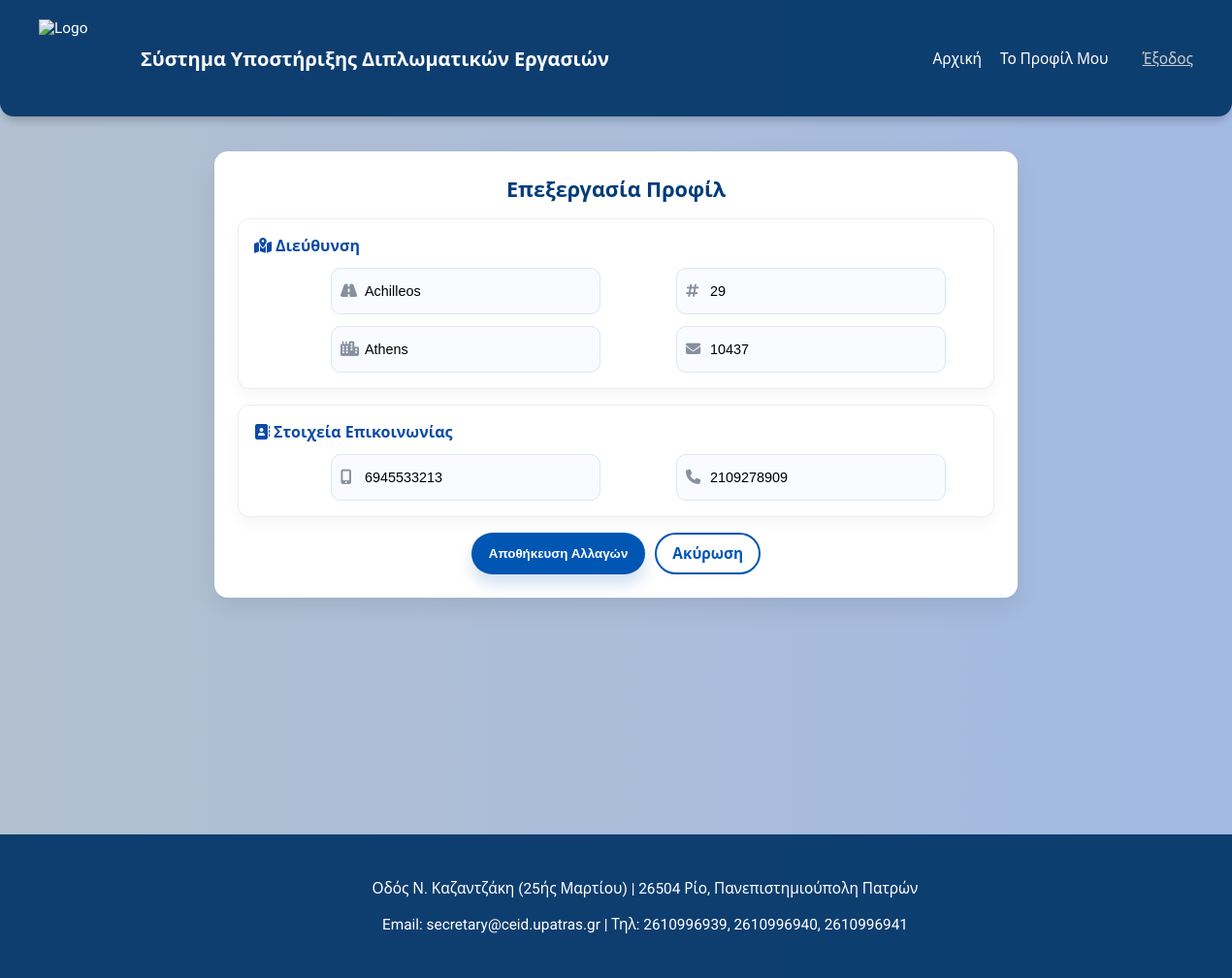
The page /students/profile_edit.php (signed in) on the database its author committed.
### tables this page shows
CREATE TABLE `students` (
  `student_id` int(11) NOT NULL,
  `name` varchar(50) NOT NULL,
  `surname` varchar(50) NOT NULL,
  `student_number` varchar(50) NOT NULL,
  `street` varchar(100) DEFAULT NULL,
  `number` varchar(10) DEFAULT NULL,
  `city` varchar(50) DEFAULT NULL,
  `postcode` varchar(20) DEFAULT NULL,
  `father_name` varchar(50) DEFAULT NULL,
  `landline_telephone` varchar(15) DEFAULT NULL,
  `mobile_telephone` varchar(15) DEFAULT NULL
);

### students/profile_edit.php (the view, shortened to what this page needs)
<?php
$email = $_SESSION['email'];
$servername = "localhost";
$username_db = "root";
$password_db = "";
$dbname = "vasst";
$conn = new mysqli($servername, $username_db, $password_db, $dbname);
$sql = "SELECT user_type, user_id FROM users WHERE email = ?";
$stmt = $conn->prepare($sql);
$stmt->bind_param("s", $email);
$stmt->execute();
$res = $stmt->get_result();
$row = $res->fetch_assoc();
$user_type = $row['user_type'];
$user_id   = (int)$row['user_id'];
$userData = [
    'street' => '', 'number' => '', 'city' => '', 'postcode' => '',
    'mobile_telephone' => '', 'landline_telephone' => '',
    'mobile' => '', 'landline' => '', 'department' => '', 'university' => '',
    'phone' => ''
];
if ($user_type === 'student') {
    $q = "SELECT street, `number`, city, postcode, mobile_telephone, landline_telephone
          FROM students WHERE student_id = ?";
    if ($st = $conn->prepare($q)) {
        $st->bind_param("i", $user_id);
        if ($st->execute()) {
            $r = $st->get_result();
            if ($r && $r->num_rows) {
                $userData = array_merge($userData, $r->fetch_assoc());
            }
        }
    }
}
?>
<!DOCTYPE html>
<html lang="el">
<head>
    <link href="https://cdnjs.cloudflare.com/ajax/libs/font-awesome/6.5.0/css/all.min.css" rel="stylesheet"/>
</head>
<body>
<header class="site-header">
    <div class="left">
        <img src="ceid_logo.png" alt="Logo" class="logo">
        <span class="system-name">Σύστημα Υποστήριξης Διπλωματικών Εργασιών</span>
    </div>
    <div class="right">
        <nav>
            <a href="<?php echo ($user_type==='student')?'student_home.php':(($user_type==='professor')?'professor_home.php':'grammateia_home.php'); ?>">Αρχική</a>
            <a href="profile_edit.php">Το Προφίλ Μου</a>
        </nav>
        <span class="user-info"><a href="loginn.php" style="color:#ccc">Έξοδος</a></span>
    </div>
</header>
<div class="center-wrapper">
  <div class="container">
    <h1>Επεξεργασία Προφίλ</h1>
    <form method="POST">
      <?php if ($user_type === 'student'): ?>
        <div class="card address-card">
        <h2><i class="fa-solid fa-map-location-dot"></i> Διεύθυνση</h2>
        <div class="form-grid">
            <div class="input-group">
            <i class="fa-solid fa-road"></i>
            <input type="text" name="street" placeholder="Οδός"
                    value="<?php echo htmlspecialchars($userData['street'] ?? ''); ?>" required>
            </div>
            <div class="input-group">
            <i class="fa-solid fa-hashtag"></i>
            <input type="text" name="number" placeholder="Αριθμός"
                    value="<?php echo htmlspecialchars($userData['number'] ?? ''); ?>" required>
            </div>
            <div class="input-group">
            <i class="fa-solid fa-city"></i>
            <input type="text" name="city" placeholder="Πόλη"
                    value="<?php echo htmlspecialchars($userData['city'] ?? ''); ?>" required>
            </div>
            <div class="input-group">
            <i class="fa-solid fa-envelope"></i>
            <input type="text" name="postcode" placeholder="Τ.Κ."
                    value="<?php echo htmlspecialchars($userData['postcode'] ?? ''); ?>" required>
            </div>
        </div>
        </div>
        <div class="card contact-card">
        <h2><i class="fa-solid fa-address-book"></i> Στοιχεία Επικοινωνίας</h2>
        <div class="form-grid">
            <div class="input-group">
            <i class="fa-solid fa-mobile-screen-button"></i>
            <input type="text" name="mobile_telephone" placeholder="Κινητό Τηλέφωνο"
                    value="<?php echo htmlspecialchars($userData['mobile_telephone'] ?? ''); ?>" required>
            </div>
            <div class="input-group">
            <i class="fa-solid fa-phone"></i>
            <input type="text" name="landline_telephone" placeholder="Σταθερό Τηλέφωνο"
                    value="<?php echo htmlspecialchars($userData['landline_telephone'] ?? ''); ?>" required>
            </div>
        </div>
        </div>
      <?php endif; ?>
      <div class="actions">
        <button type="submit">Αποθήκευση Αλλαγών</button>
        <?php
          $redirectPage = ($user_type === 'student') ? 'student_home.php' : (($user_type === 'professor') ? 'professor_home.php' : 'grammateia_home.php');
        ?>
        <a class="btn-ghost" href="<?php echo $redirectPage; ?>">Ακύρωση</a>
      </div>
    </form>
  </div>
</div>
<footer>
  <p>Οδός Ν. Καζαντζάκη (25ής Μαρτίου) | 26504 Ρίο, Πανεπιστημιούπολη Πατρών</p>
  <p>Email: secretary@ceid.upatras.gr | Τηλ: 2610996939, 2610996940, 2610996941</p>
</footer>
</body>
</html>

### students/profile_edit.php (style rules this page uses)
:root { --brand:#0056b3; --brand-2:#0b5ed7; --ink:#003d7a; --muted:#7a8594; --bg-grad: linear-gradient(to right, #e2e2e2, #c9d6ff); }
html, body { height: 100%; margin: 0; padding: 0; display: flex; flex-direction: column; }
body { font-family: 'Roboto', system-ui, -apple-system, Segoe UI, Arial, sans-serif; background: var(--bg-grad); color:#333; font-size: .96rem; min-height:100vh; position:relative; }
body::before { content:""; position:fixed; inset:0; z-index:-1; background-color: hsla(211, 32.3%, 51.4%, .35); }
.site-header { display:flex; justify-content:space-between; align-items:center; padding: 20px 40px; background-color: rgba(0, 51, 102, 0.92); color:#fff; box-shadow:0 8px 8px -4px rgba(0,0,0,.2); margin-bottom: 12px; height: 120px; position:relative; z-index:10; border-bottom-left-radius:14px; border-bottom-right-radius:14px; }
.site-header .left { display:flex; align-items:center; gap:10px; }
.site-header .logo { width:95px; height:80px; object-fit:contain; }
.system-name { font-size:20px; font-weight:600; }
.site-header .right { display:flex; align-items:center; gap:20px; }
.site-header .right nav a { color:#fff; text-decoration:none; margin-right:15px; }
.site-header .user-info { font-weight:500; }
.center-wrapper { min-height: calc(100vh - 140px); display:flex; align-items:flex-start; justify-content:center; padding: 24px 16px; }
.container { width: min(780px, 92%); margin: 0 auto; border-radius: 14px; background:#fff; box-shadow: 0 10px 24px rgba(0,0,0,.08); padding: 24px; }
.container h1 { margin: 0 0 16px; font-size: 1.35rem; color: var(--ink); text-align: center; font-weight: 700; }
.card { background:#fff; border:1px solid #e8eef7; border-radius:12px; padding:16px; margin-bottom:16px; box-shadow: 0 6px 16px rgba(0,0,0,.04); }
.card h2 { font-size:1rem; margin:0 0 12px; color:#0b4ba6; font-weight:700; }
.form-grid { display:grid; grid-template-columns: 1fr 1fr; gap: 12px 16px; }
.input-group { position:relative; }
.input-group i { position:absolute; left:10px; top:50%; transform: translateY(-50%); color: var(--muted); opacity:.9; font-size:.95rem; }
.input-group input { width:100%; padding:10px 12px 10px 36px; border:1px solid #dde6f2; border-radius:10px; background:#f9fbff; transition: border-color .2s, box-shadow .2s, background .2s; }
.actions { display:flex; gap:10px; justify-content:center; margin-top: 6px; }
button[type="submit"] { padding:10px 18px; border:none; border-radius:999px; background: var(--brand); color:#fff; font-weight:600; cursor:pointer; box-shadow: 0 10px 16px rgba(0,86,179,.18); }
.btn-ghost { padding:9px 16px; border:2px solid var(--brand); border-radius:999px; color: var(--brand); text-decoration:none; font-weight:600; }
footer { flex-shrink:0; width:100%; background-color: rgba(0, 51, 102, 0.92); color:#fff; text-align:center; padding:30px; margin-top:20px; }
.contact-card .form-grid { display: grid; grid-template-columns: repeat(2, minmax(260px, 340px)); justify-content: center; gap: 12px 16px; }
.contact-card .input-group { max-width: 340px; margin: 0 auto; }
.contact-card .input-group input { height: 34px; padding: 6px 10px 6px 34px; font-size: .9rem; }
.address-card .form-grid { display: grid; grid-template-columns: repeat(2, minmax(260px, 340px)); justify-content: center; gap: 12px 16px; }
.address-card .input-group { max-width: 340px; margin: 0 auto; }
.address-card .input-group input { height: 34px; padding: 6px 10px 6px 34px; font-size: .9rem; }

### rows shown on the page
students: street "Achilleos", number "29", city "Athens", postcode "10437", mobile_telephone "6945533213", landline_telephone "2109278909"
